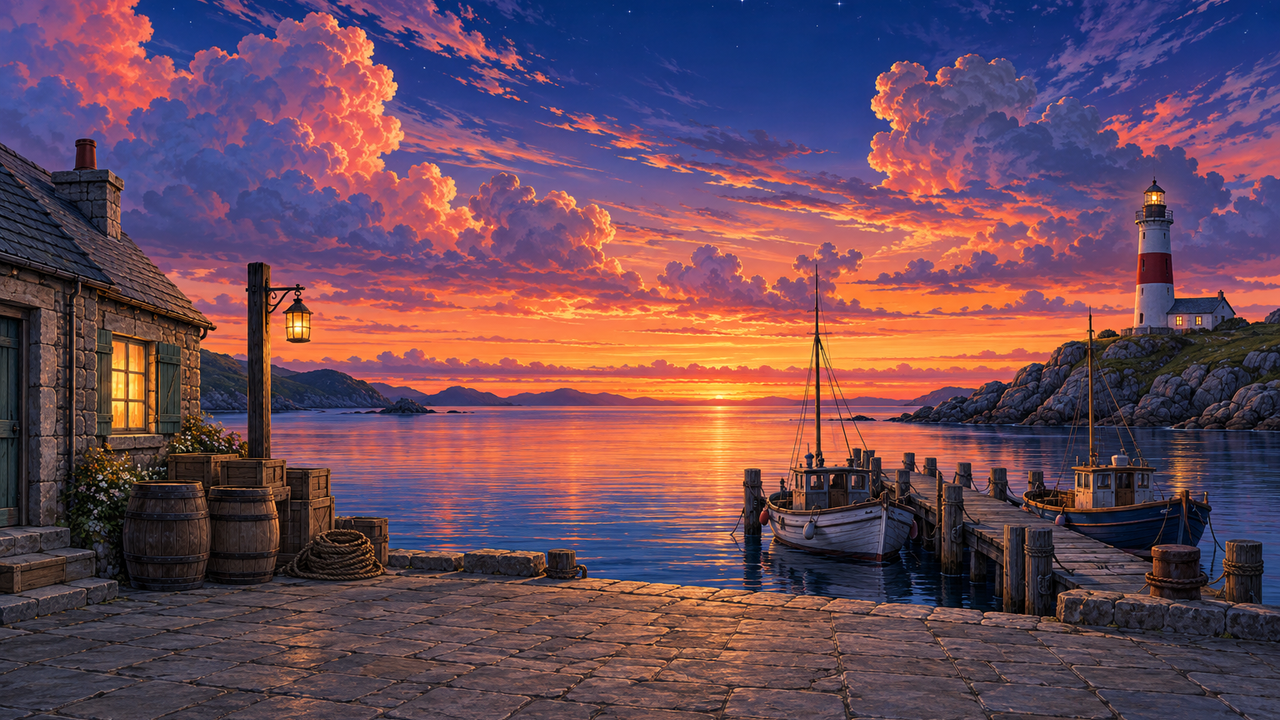
#> input picture styles/anime-visual-novel/assets/bg.png, 1280 x 720 px, found by its file name
$ python build_final.py
#> lines starting #> are read from the running program, lines starting #| are printed output that depends on the picture
#!/usr/bin/env python3
"""Schlussszene der Demo: der Hafen im VGA-Stil aus dem jeweils besseren Bild der Paare.

    .venv/bin/python styles/bildmodelle-vergleich/scripts/build_final.py [--preview out.png]

Hintergrund: Codex-Bild des VGA-Paars (styles/vga-adventure/assets/raw/bg.png; das agy-Bild malt Letterbox-
Balken und hat kaum Farbverläufe). BOX-Verkleinerung 1536×1024 → 320×213, Zeilen 34–171 als Szene 320×138,
Median-Cut auf 224 Farben ohne Dithering, jeder Kanal auf 6 Bit (VGA-DAC) gerundet.

Figur: Laufreihe des agy-Figurenblatts (assets/raw/vga_badger_agy.png; mehr verschiedene Beinstellungen, Kopf
wippt, freigestellt mit 1-Bit-Alpha). Die Stehreihe des Blatts ist 1,29-mal so groß gezeichnet und wird nicht
benutzt; Stehen = Durchgangsbild (Beine zusammen). Verkleinern wie in PIPELINE.md beschrieben:
  1. gemeinsame Palette aus allen Laufbildern (k-means, 24 Farben, 6 Bit je Kanal)
  2. jedes Quellpixel einer Palettenfarbe zuordnen, dann je Zielpixel Mehrheitsentscheid (kein Mitteln)
  3. alle Bilder auf einem gemeinsamen Raster: Kopfanker (Schwerpunkt der oberen 25 %) auf dieselbe Spalte,
     Fußlinie auf dieselbe Zeile, ein Maßstab für alle Bilder
  4. Alpha hart: Zielpixel deckend, wenn mehr als die Hälfte der Quellpixel deckend ist
Ausgabe: demo/art/final_bg.png, demo/art/badger_walk.png (Zellen nebeneinander), demo/art/badger.json
(Zellgröße, Fußzeile, Kopfspalte, Vorschub je Bild aus dem gemessenen Standfuß, Augenpixel für das Blinzeln).
"""
import argparse, json, pathlib
import numpy as np
from PIL import Image

HERE = pathlib.Path(__file__).resolve().parent
ENTRY = HERE.parent
ROOT = ENTRY.parent.parent
ART = ENTRY / "demo" / "art"

BG_SRC = ROOT / "styles/vga-adventure/assets/raw/bg.png"
SHEET = ENTRY / "assets/raw/vga_badger_agy.png"
CROP_TOP, SCENE_H = 34, 138
TARGET_H = 46            # Figurhöhe in Zielpixeln (Mittel der Laufbilder); bei 40 px verschwinden Auge und Streifen
CELL = (46, 50)          # Zelle je Bild (Breite, Höhe)
FOOT_ROW = 48            # Fußzeile in der Zelle (unterste deckende Zeile)
HEAD_COL = 25            # Kopfanker-Spalte in der Zelle
IDLE_FRAME = 5           # Durchgangsbild als Standpose
BREATH_ROW = 30          # Zeilen 0..30 (bis zur Hüfte) sinken beim Atmen um 1 px


def vga6(c):
    v6 = np.round(np.asarray(c, dtype=np.float64) * 63 / 255).astype(np.int32)
    return (v6 << 2) | (v6 >> 4)


def build_bg():
    im = Image.open(BG_SRC).convert("RGB").resize((320, 213), Image.BOX)
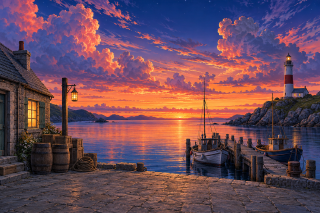
#> im: PIL image 320x213 RGB; mean R, G, B 107.1, 74.4, 89.6
    im = im.crop((0, CROP_TOP, 320, CROP_TOP + SCENE_H))
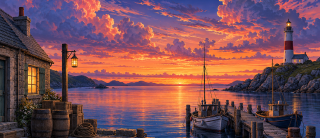
#> im: PIL image 320x138 RGB; mean R, G, B 122.9, 78.6, 86.3
    q = im.quantize(colors=224, method=Image.Quantize.MEDIANCUT, dither=Image.Dither.NONE)
    pal = np.array(q.getpalette()[:224 * 3]).reshape(-1, 3)
#> pal = 224 rows, first 8: [251, 194, 87], [252, 175, 78], [253, 167, 71], [249, 166, 81], [253, 159, 70], [253, 151, 67], [245, 154, 78], [252, 142, 75]
    pal = vga6(pal)
#> in vga6, `v6 = np.round(np.asarray(c, dtype=np.float64) * 63 / 255).astype(np.in..`: v6 = 224 rows, first 8: [62, 48, 21], [62, 43, 19], [63, 41, 18], [62, 41, 20], [63, 39, 17], [63, 37, 17], [61, 38, 19], [62, 35, 19]
#> pal = 224 rows, first 8: [251, 195, 85], [251, 174, 77], [255, 166, 73], [251, 166, 81], [255, 158, 69], [255, 150, 69], [247, 154, 77], [251, 142, 77]
    idx = np.asarray(q)
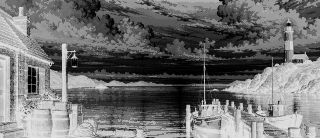
#> idx: shape (138, 320); min 0, max 223, mean 112.6
    out = pal[idx].astype(np.uint8)
    Image.fromarray(out).save(ART / "final_bg.png")
    n = len(np.unique(out.reshape(-1, 3), axis=0))
#> n = 223
    print("final_bg.png", out.shape[1], "x", out.shape[0], "Farben", n)
#| final_bg.png 320 x 138 Farben 223
    return n


# [31 lines left out: functions runs, frames_of_row, kmeans, not called in this run]


def build_badger():
    a = np.asarray(Image.open(SHEET).convert("RGBA")).astype(np.int32)
    boxes = frames_of_row(a, 0)
    heights = []
    for x0, y0, x1, y1 in boxes:
        ys = np.flatnonzero((a[y0:y1, x0:x1, 3] >= 128).any(1))
        heights.append(ys[-1] - ys[0] + 1)
    scale = TARGET_H / float(np.mean(heights))
    step = 1.0 / scale
    # gemeinsame Palette
    samples = []
    for x0, y0, x1, y1 in boxes:
        sub = a[y0:y1, x0:x1]
        samples.append(sub[sub[..., 3] >= 128][:, :3])
    allpx = np.concatenate(samples)
    rng = np.random.default_rng(3)
    pal = kmeans(allpx[rng.choice(len(allpx), min(40000, len(allpx)), replace=False)].astype(np.float64), 24)
    pal = vga6(np.clip(pal, 0, 255))
    # Freistellsaum: agy stellt auf Magenta frei; am Rand bleiben dunkle Lilatöne (z. B. 36/0/24) als eigene
    # Palettenfarbe übrig. Solche Einträge auf die nächste nicht lilafarbene Farbe umlenken.
    purple = (pal[:, 0] > pal[:, 1] + 15) & (pal[:, 2] > pal[:, 1] + 15)
    remap = np.arange(len(pal))
    for j in np.flatnonzero(purple):
        d = ((pal - pal[j]) ** 2).sum(1).astype(np.float64)
        d[purple] = np.inf
        remap[j] = int(d.argmin())
    cells, info = [], []
    for fi, (x0, y0, x1, y1) in enumerate(boxes):
        sub = a[y0:y1, x0:x1]
        op = sub[..., 3] >= 128
        ys = np.flatnonzero(op.any(1))
        top, bot = ys[0], ys[-1]
        h = bot - top + 1
        topq = op[top:top + h // 4]
        hx = float(np.nonzero(topq)[1].mean())
        # Palettenindex je Quellpixel (-1 = durchsichtig)
        rgb = sub[..., :3].reshape(-1, 1, 3)
        ids = np.full(op.size, -1, dtype=np.int32)
        flat = op.reshape(-1)
        d = ((rgb[flat] - pal[None]) ** 2).sum(-1)
        ids[flat] = remap[d.argmin(1)]
        ids = ids.reshape(op.shape)
        cell_rgba = np.zeros((CELL[1], CELL[0], 4), dtype=np.uint8)
        cell_ids = np.full((CELL[1], CELL[0]), -1, dtype=np.int32)
        for v in range(CELL[1]):
            # Zielzeile v deckt Quellzeilen [sy0, sy1); Fußzeile FOOT_ROW endet an der untersten Quellzeile
            sy1 = bot + 1 - (FOOT_ROW - v) * step
            sy0 = sy1 - step
            r0, r1 = int(round(sy0)), int(round(sy1))
            if r1 <= 0 or r0 >= op.shape[0]:
                continue
            r0, r1 = max(r0, 0), min(r1, op.shape[0])
            for u in range(CELL[0]):
                sx0 = hx + (u - HEAD_COL) * step
                c0, c1 = int(round(sx0)), int(round(sx0 + step))
                if c1 <= 0 or c0 >= op.shape[1]:
                    continue
                c0, c1 = max(c0, 0), min(c1, op.shape[1])
                blk = ids[r0:r1, c0:c1].reshape(-1)
                if blk.size == 0 or (blk >= 0).mean() <= 0.5:
                    continue
                vals, cnt = np.unique(blk[blk >= 0], return_counts=True)
                k = vals[cnt.argmax()]
                cell_ids[v, u] = k
                cell_rgba[v, u, :3] = pal[k]
                cell_rgba[v, u, 3] = 255
        cells.append(cell_rgba)
        opc = cell_ids >= 0
        ys2 = np.flatnonzero(opc.any(1))
        info.append({"src_box": [int(x0), int(y0), int(x1), int(y1)], "src_height": int(h),
                     "head_x_src": round(hx, 1), "top": int(ys2[0]), "bottom": int(ys2[-1])})
    return cells, info, pal, scale, [[int(v) for v in pal[j]] for j in np.flatnonzero(purple)]


# [32 lines left out: functions feet, advances, not called in this run]


def main():
    ap = argparse.ArgumentParser()
    ap.add_argument("--preview")
    a = ap.parse_args()
    ART.mkdir(parents=True, exist_ok=True)
    nbg = build_bg()
#> nbg = 223
    cells, info, pal, scale, purple = build_badger()
    for i, (c, inf) in enumerate(zip(cells, info)):
        f, bot = feet(c)
        inf["feet"] = f
        print(f"Bild {i}: Höhe {inf['bottom'] - inf['top'] + 1} px, oben {inf['top']}, Fußzeile {bot}, Füße {f}")
    adv = advances([inf["feet"] for inf in info])
    print("Vorschub je Bildwechsel (px):", adv, "Lilatöne umgelenkt:", purple)
    sheet = np.concatenate(cells, axis=1)
    Image.fromarray(sheet).save(ART / "badger_walk.png")
    # Stehen: Durchgangsbild IDLE_FRAME (Beine zusammen); Atmen = Oberkörper (Zeilen bis BREATH_ROW) 1 px tiefer,
    # Beine bleiben (Teile statt eines zweiten KI-Bilds, damit nichts flimmert)
    idle = cells[IDLE_FRAME].copy()
    breath = idle.copy()
    breath[1:BREATH_ROW + 1] = idle[0:BREATH_ROW]
    breath[0] = 0
    Image.fromarray(np.concatenate([idle, breath], axis=1)).save(ART / "badger_idle.png")
    # Lichthöfe: radiale Stufen (4 Alphastufen, keine weichen Verläufe), Farbe kommt in Godot über modulate
    for name, r in (("glow_lamp", 7), ("glow_lantern", 11), ("glow_window", 14)):
        n = 2 * r + 1
        yy, xx = np.mgrid[0:n, 0:n] - r
        d = np.sqrt(xx ** 2 + yy ** 2) / r
        al = np.select([d < 0.35, d < 0.6, d < 0.82, d <= 1.0], [255, 150, 80, 36], 0).astype(np.uint8)
        img = np.dstack([np.full((n, n, 3), 255, np.uint8), al])
        Image.fromarray(img).save(ART / f"{name}.png")
    meta = {"cell": list(CELL), "frames": len(cells), "foot_row": FOOT_ROW, "head_col": HEAD_COL,
            "scale": round(scale, 4), "palette": [list(map(int, p)) for p in pal], "frames_info": info,
            "bg_colours": nbg, "scene_crop_top": CROP_TOP,
            "advance": adv, "purple_remapped": purple, "idle_frame": IDLE_FRAME, "breath_row": BREATH_ROW}
    (ART / "badger.json").write_text(json.dumps(meta, indent=1))
    if a.preview:
        big = Image.fromarray(sheet).resize((sheet.shape[1] * 8, sheet.shape[0] * 8), Image.NEAREST)
        bg = Image.new("RGBA", big.size, (90, 100, 120, 255))
        bg.alpha_composite(big)
        bg.convert("RGB").save(a.preview)


if __name__ == "__main__":
#> (the run stopped early here; a loop or call above may not have finished)
